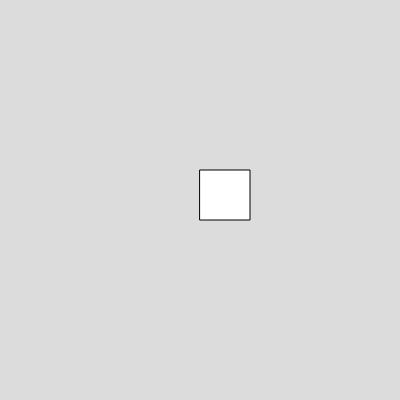
Frame 1 (no input)
Frame 60 (no input): blank canvas, image omitted
Frame 120 (the mouse pressed at the canvas centre since frame 60): blank canvas, image omitted

The p5.js sketch that drew this single still picture (run headless with seeded random() and noise() and a simulated clock; from frame 60 on, the mouse is pressed at the canvas centre):

// p5.js sketch
// ── sketch.js
var box1
function setup() 
{
  createCanvas(400, 400);
  box1=new Box(200,170,50,50,2,1)
}

function draw() 

{
  background(220);
  box1.show();
box1.move();
}


// ── box.js
class Box
  {
    constructor(x,y,w,h,vx,)
    {
      this.x =x;
      this.y =y;
      this.w =w;
      this.h = h;
      this.vx = vx;
      this.vy=this.vy
    }
    
    show()
    {
      rect(this.x,this.y,this.w,this.h)
    }
    
    move()
    {
      this.x = this.x+this.vx;
      this.y=this.y+this.vy
    }

  }

  
